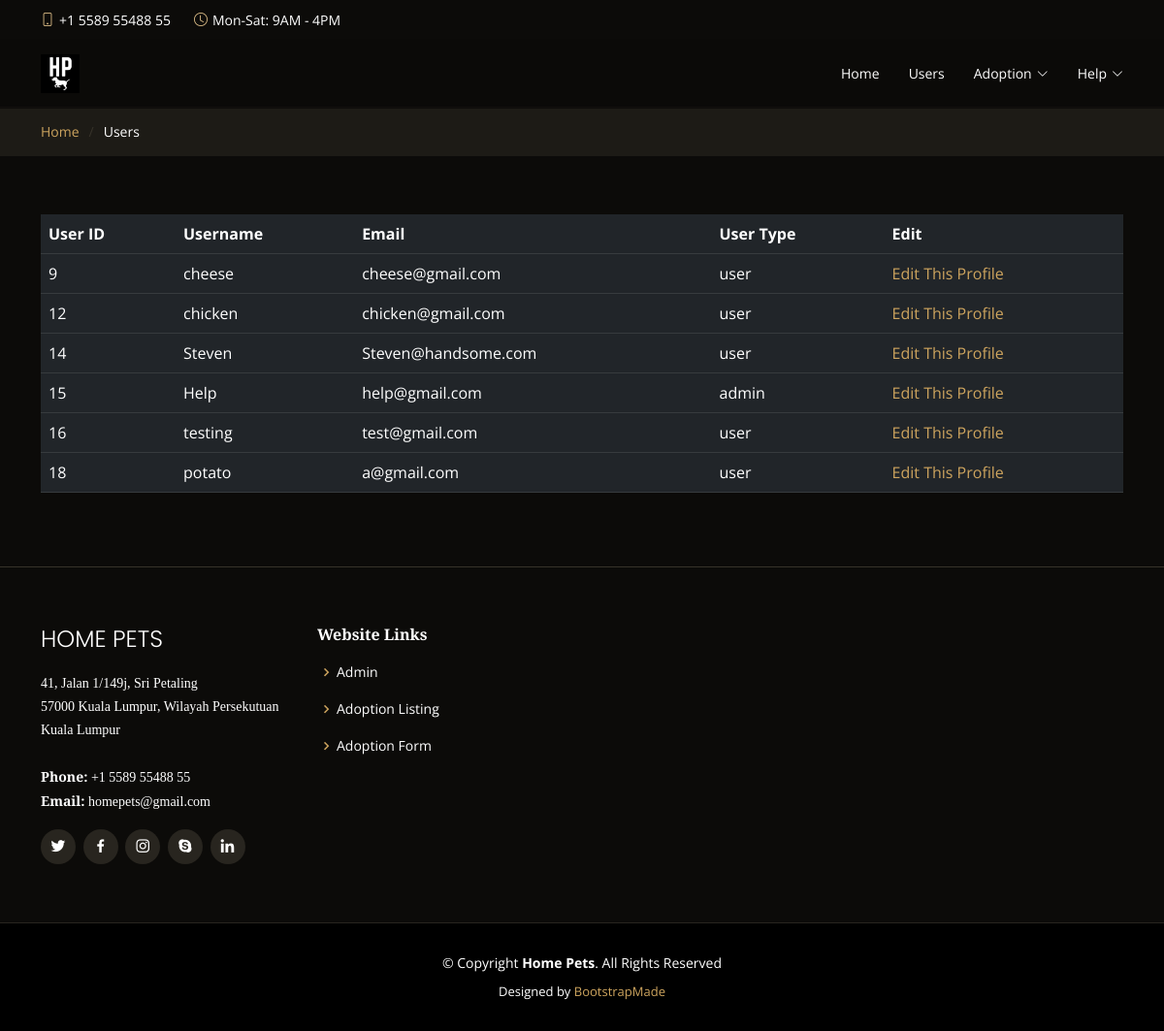
The app's page /admin/users.php (signed in) with its own data.
### tables this page shows
CREATE TABLE `users2` (
  `id` int(10) NOT NULL,
  `username` varchar(100) NOT NULL,
  `email` varchar(100) NOT NULL,
  `user_type` varchar(100) NOT NULL,
  `password` varchar(100) NOT NULL
);

### admin/users.php (the view, shortened to what this page needs)
<!DOCTYPE html>
<html lang="en">
<head>
  <link href="../assets/vendor/animate.css/animate.min.css" rel="stylesheet">
  <link href="../assets/vendor/aos/aos.css" rel="stylesheet">
  <link href="../assets/vendor/bootstrap/css/bootstrap.min.css" rel="stylesheet">
  <link href="../assets/vendor/bootstrap-icons/bootstrap-icons.css" rel="stylesheet">
  <link href="../assets/vendor/boxicons/css/boxicons.min.css" rel="stylesheet">
  <link href="../assets/vendor/glightbox/css/glightbox.min.css" rel="stylesheet">
  <link href="../assets/vendor/swiper/swiper-bundle.min.css" rel="stylesheet">
  <link href="../assets/css/style.css" rel="stylesheet">
</head>
<body>
  <div id="topbar" class="d-flex align-items-center fixed-top">
    <div class="container d-flex justify-content-center justify-content-md-between">
      <div class="contact-info d-flex align-items-center">
        <i class="bi bi-phone d-flex align-items-center"><span>+1 5589 55488 55</span></i>
        <i class="bi bi-clock d-flex align-items-center ms-4"><span> Mon-Sat: 9AM - 4PM</span></i>
      </div>
    </div>
  </div>
  <header id="header" class="fixed-top d-flex align-items-center">
    <div class="container-fluid container-xl d-flex align-items-center justify-content-lg-between">
      <a href="main.php" class="logo me-auto me-lg-0"><img src="../assets/img/logo.png" alt="" class="img-fluid"></a>
      <nav id="navbar" class="navbar order-last order-lg-0">
        <ul>
          <li><a class="nav-link scrollto" href="main.php">Home</a></li>
          <li><a class="nav-link scrollto" href="users.php">Users</a></li>
          <li class="dropdown"><a href="#"><span>Adoption</span> <i class="bi bi-chevron-down"></i></a>
              <li class='dropdown'><a href='#'><span><?php echo $_SESSION['user']['username']; ?></span><i class='bi bi-chevron-down'></i></a>
          </li>
        </ul>
      </nav>
    </div>
  </header>
  <main id="main">
    <section class="breadcrumbs">
      <div class="container">
        <div class="d-flex justify-content-between align-items-center">
          <ol>
            <li><a href="main.php">Home</a></li>
            <li>Users</li>
          </ol>
        </div>
      </div>
    </section>
  </main>
    <section id="contact" class="contact">
    <div class="container" data-aos="fade-up">
      <table class="table table-dark">
        <tr>
          <th class="col">User ID</th>
          <th class="col">Username</th>
          <th class="col">Email</th>
          <th class="col">User Type</th>
          <th class="col">Edit</th>
        </tr>
      <?php
        $conn = mysqli_connect("localhost", "root", "", "hpusers");
        $sql = "SELECT id, username, email, user_type FROM users2";
        $result = $conn->query($sql);
        if ($result->num_rows > 0) {
          while($row = $result->fetch_assoc()) {
            echo "<tr><td>" . $row["id"] . "</td><td>" . $row["username"] . "</td><td>"
            . $row["email"]. "</td><td>" . $row["user_type"] . "</td>
            <td><span style='background-color: ;'>
            <a href='editUser.php?id=" . $row["id"] . "'>Edit This Profile</a></span></td>
            </tr>";
          }
          echo "</table>";
        }
        else {
          echo "0 results";
        }
      ?>
    </div>
</section>
  <footer id="footer">
    <div class="footer-top">
      <div class="container">
        <div class="row">
          <div class="col-lg-3 col-md-6">
            <div class="footer-info">
              <h3>Home Pets</h3>
              <p>
                41, Jalan 1/149j, Sri Petaling<br>
                57000 Kuala Lumpur, Wilayah Persekutuan Kuala Lumpur<br><br>
                <strong>Phone:</strong> +1 5589 55488 55<br>
                <strong>Email:</strong> homepets@gmail.com<br>
              </p>
              <div class="social-links mt-3">
                <a href="#" class="twitter"><i class="bx bxl-twitter"></i></a>
                <a href="#" class="facebook"><i class="bx bxl-facebook"></i></a>
                <a href="#" class="instagram"><i class="bx bxl-instagram"></i></a>
                <a href="#" class="google-plus"><i class="bx bxl-skype"></i></a>
                <a href="#" class="linkedin"><i class="bx bxl-linkedin"></i></a>
              </div>
            </div>
          </div>
          <div class="col-lg-2 col-md-6 footer-links">
            <h4>Website Links</h4>
            <ul>
              <li><i class="bx bx-chevron-right"></i> <a href="main.php">Admin</a></li>
              <li><i class="bx bx-chevron-right"></i> <a href="adoptionListing.php">Adoption Listing</a></li>
              <li><i class="bx bx-chevron-right"></i> <a href="adoptionListing.php">Adoption Form</a></li>
            </ul>
          </div>
        </div>
      </div>
    </div>
    <div class="container">
      <div class="copyright">
        &copy; Copyright <strong><span>Home Pets</span></strong>. All Rights Reserved
      </div>
      <div class="credits">
        Designed by <a href="https://bootstrapmade.com/">BootstrapMade</a>
      </div>
    </div>
  </footer>
</body>
</html>

### assets/css/style.css (style rules this page uses)
body { font-family: "Open Sans", sans-serif; background: #0c0b09; color: #fff; }
a { color: #cda45e; text-decoration: none; }
h1, h2, h3, h4, h5, h6 { font-family: "Playfair Display", serif; }
#topbar { height: 40px; font-size: 14px; transition: all 0.5s; z-index: 996; }
#topbar .contact-info i { font-style: normal; color: #d9ba85; }
#topbar .contact-info i span { padding-left: 5px; color: #fff; }
#header { background: rgba(12, 11, 9, 0.6); border-bottom: 1px solid rgba(12, 11, 9, 0.6); transition: all 0.5s; z-index: 997; padding: 15px 0; top: 40px; }
#header .logo { font-size: 28px; margin: 0; padding: 0; line-height: 1; font-weight: 300; letter-spacing: 1px; text-transform: uppercase; font-family: "Poppins", sans-serif; }
#header .logo img { max-height: 40px; }
.navbar { padding: 0; }
.navbar ul { margin: 0; padding: 0; display: flex; list-style: none; align-items: center; }
.navbar li { position: relative; }
.navbar a { display: flex; align-items: center; justify-content: space-between; padding: 10px 0 10px 30px; color: #fff; white-space: nowrap; transition: 0.3s; font-size: 14px; }
.navbar a i { font-size: 12px; line-height: 0; margin-left: 5px; }
section { padding: 60px 0; overflow: hidden; }
.breadcrumbs { padding: 15px 0; background: #1d1b16; margin-top: 110px; }
.breadcrumbs ol { display: flex; flex-wrap: wrap; list-style: none; padding: 0; margin: 0; font-size: 14px; }
.breadcrumbs ol li + li { padding-left: 10px; }
.breadcrumbs ol li + li::before { display: inline-block; padding-right: 10px; color: #37332a; content: "/"; }
#footer { background: black; padding: 0 0 30px 0; color: #fff; font-size: 14px; }
#footer .footer-top { background: #0c0b09; border-top: 1px solid #37332a; border-bottom: 1px solid #28251f; padding: 60px 0 30px 0; }
#footer .footer-top .footer-info { margin-bottom: 30px; }
#footer .footer-top .footer-info h3 { font-size: 24px; margin: 0 0 20px 0; padding: 2px 0 2px 0; line-height: 1; font-weight: 300; text-transform: uppercase; font-family: "Poppins", sans-serif; }
#footer .footer-top .footer-info p { font-size: 14px; line-height: 24px; margin-bottom: 0; font-family: "Playfair Display", serif; color: #fff; }
#footer .footer-top .social-links a { font-size: 18px; display: inline-block; background: #28251f; color: #fff; line-height: 1; padding: 8px 0; margin-right: 4px; border-radius: 50%; text-align: center; width: 36px; height: 36px; transition: 0.3s; }
#footer .footer-top h4 { font-size: 16px; font-weight: 600; color: #fff; position: relative; padding-bottom: 12px; }
#footer .footer-top .footer-links { margin-bottom: 30px; }
#footer .footer-top .footer-links ul { list-style: none; padding: 0; margin: 0; }
#footer .footer-top .footer-links ul i { padding-right: 2px; color: #cda45e; font-size: 18px; line-height: 1; }
#footer .footer-top .footer-links ul li { padding: 10px 0; display: flex; align-items: center; }
#footer .footer-top .footer-links ul li:first-child { padding-top: 0; }
#footer .footer-top .footer-links ul a { color: #fff; transition: 0.3s; display: inline-block; line-height: 1; }
#footer .copyright { text-align: center; padding-top: 30px; }
#footer .credits { padding-top: 10px; text-align: center; font-size: 13px; color: #fff; }

### records on screen
users2: id "9", username "cheese", email "cheese@gmail.com", user_type "user"
users2: id "12", username "chicken", email "chicken@gmail.com", user_type "user"
users2: id "14", username "Steven", email "Steven@handsome.com", user_type "user"
users2: id "15", username "Help", email "help@gmail.com", user_type "admin"
users2: id "16", username "testing", email "test@gmail.com", user_type "user"
users2: id "18", username "potato", email "a@gmail.com", user_type "user"

### other values on screen
$_SESSION['user']['username'] "Help"
